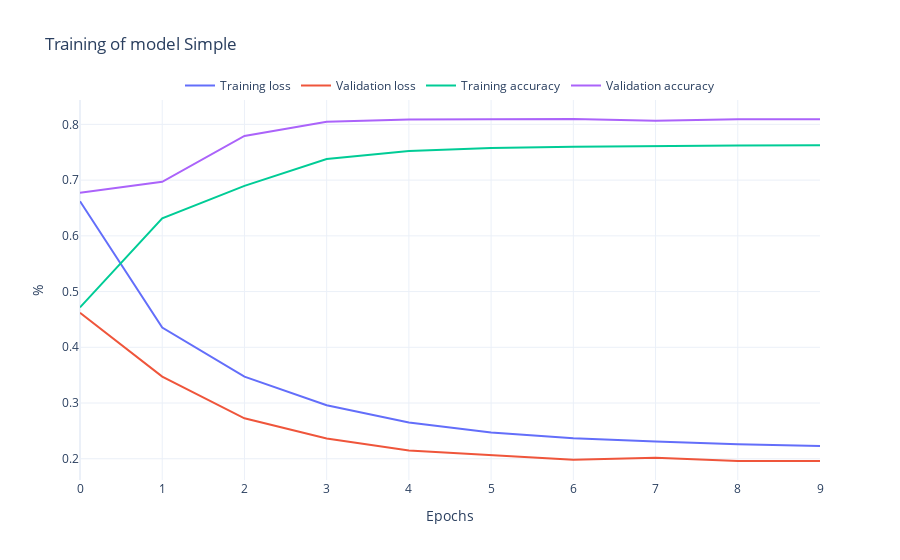

The notebook cell saved with this chart:
### Markdown cell above
#### Plot the training and validation loss

### Code cell
rst.plot_history(history_simple, "Simple")

### Figure 1 — Plotly figure (JSON) as saved in the notebook; plotly's stock layout.template omitted (floating-point values rounded to 4 significant figures)
{"data": [{"mode": "lines", "name": "Training loss", "type": "scatter", "y": [0.6621, 0.4355, 0.3473, 0.2959, 0.2651, 0.247, 0.2369, 0.2308, 0.2261, 0.2229]}, {"mode": "lines", "name": "Validation loss", "type": "scatter", "y": [0.4619, 0.3475, 0.2726, 0.2363, 0.2149, 0.2061, 0.198, 0.2019, 0.1959, 0.1961]}, {"mode": "lines", "name": "Training accuracy", "type": "scatter", "y": [0.4715, 0.6313, 0.6897, 0.7379, 0.7524, 0.7576, 0.7601, 0.7614, 0.762, 0.7625]}, {"mode": "lines", "name": "Validation accuracy", "type": "scatter", "y": [0.6774, 0.6971, 0.7794, 0.8046, 0.8088, 0.809, 0.8097, 0.8064, 0.8092, 0.8092]}], "layout": {"legend": {"bgcolor": "rgba(255,255,255,0.5)", "orientation": "h", "x": 0.5, "xanchor": "center", "y": 1, "yanchor": "bottom"}, "title": {"text": "Training of model Simple"}, "xaxis": {"title": {"text": "Epochs"}}, "yaxis": {"title": {"text": "%"}}}}
